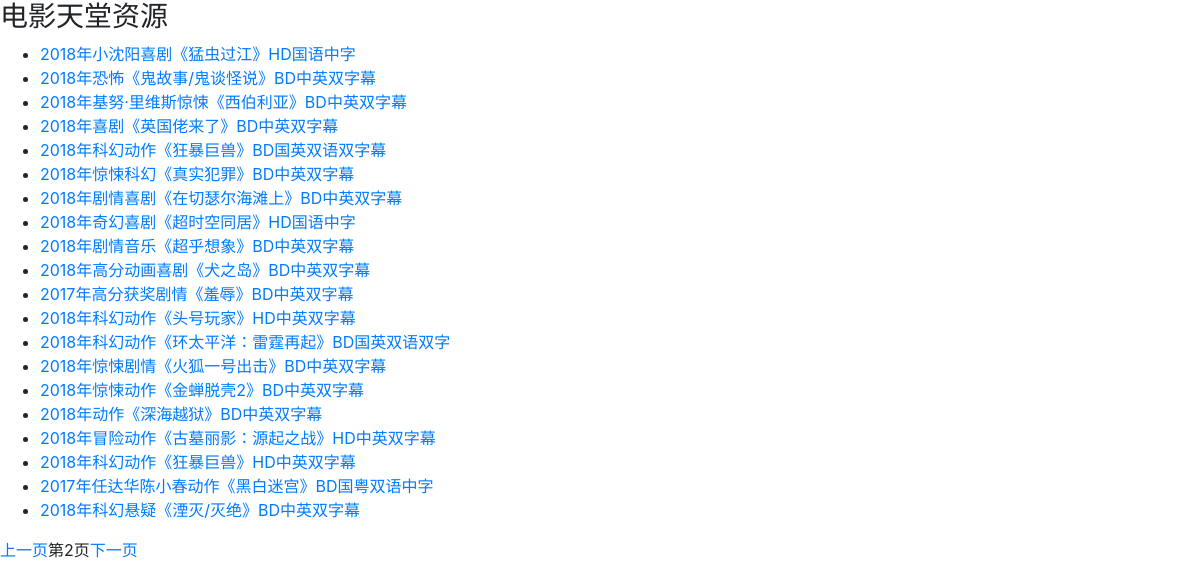
Screenshot of /?page=2 with the database file from the repository.
### thunder/models.py (models this page shows)
class DyttItem(models.Model):
    title = models.CharField(max_length=100)
    film_name = models.CharField(max_length=100)
    publish_time = models.CharField(max_length=50)
    full_name = models.CharField(max_length=150)
    trans_name = models.CharField(max_length=100)
    english_name = models.CharField(max_length=30)
    decade = models.CharField(max_length=20)
    country = models.CharField(max_length=50)
    film_type = models.CharField(max_length=50)
    language = models.CharField(max_length=50)
    subtitles = models.CharField(max_length=50)
    IMDB_score = models.CharField(max_length=30)
    douban_score = models.CharField(max_length=30)
    director = models.CharField(max_length=100)
    format = models.CharField(max_length=30)
    resolution = models.CharField(max_length=30)
    size = models.CharField(max_length=20)
    duration = models.CharField(max_length=20)
    actor = models.CharField(max_length=300)
    magnet_link = models.CharField(max_length=100)
    thunder_link = models.CharField(max_length=100)
    image_link = models.CharField(max_length=100)
    introduction = models.CharField(max_length=500)

### thunder/views.py (the view)
# urls.py: path(r'',views.index,name="index"),
def index(request):
    film_all = get_list_or_404(DyttItem)
    p = Paginator(film_all,20)
    page = request.GET.get("page")
    try:
        film_list = p.page(page)
    except PageNotAnInteger:
        film_list = p.page(1)
    except EmptyPage:
        film_list = p.page(p.num_pages)
    return render(request,'thunder/index.html',{"film_list":film_list})

### thunder/templates/thunder/index.html (shortened to what this page needs)
<!DOCTYPE html>
<html lang="en">
    <link rel="stylesheet" href="https://stackpath.bootstrapcdn.com/bootstrap/4.1.1/css/bootstrap.min.css">
<head>
</head>
<body>
    <h3>电影天堂资源</h3>
    <div>
        {% if film_list %}
            <ul>
                {% for film in film_list %}
                <li>
                    <a href="{{ film.id }}" >{{ film.title }}</a>
                </li>
                {% endfor %}
            </ul>
        {% endif %}
    </div>
<div class="pagination">
    {% if film_list.has_previous %}
    <a href="?page={{ film_list.previous_page_number }}">上一页</a>
    {% endif %}
    <span class="current">
        第{{ film_list.number }}页
    </span>
    {% if film_list.has_next %}
    <a href="?page={{ film_list.next_page_number }}">下一页</a>
    {% endif %}
</body>
</html>

### rows the page displays
DyttItem: title "2018年小沈阳喜剧《猛虫过江》HD国语中字"
DyttItem: title "2018年恐怖《鬼故事/鬼谈怪说》BD中英双字幕"
DyttItem: title "2018年基努·里维斯惊悚《西伯利亚》BD中英双字幕"
DyttItem: title "2018年喜剧《英国佬来了》BD中英双字幕"
DyttItem: title "2018年科幻动作《狂暴巨兽》BD国英双语双字幕"
DyttItem: title "2018年惊悚科幻《真实犯罪》BD中英双字幕"
DyttItem: title "2018年剧情喜剧《在切瑟尔海滩上》BD中英双字幕"
DyttItem: title "2018年奇幻喜剧《超时空同居》HD国语中字"
DyttItem: title "2018年剧情音乐《超乎想象》BD中英双字幕"
DyttItem: title "2018年高分动画喜剧《犬之岛》BD中英双字幕"
DyttItem: title "2017年高分获奖剧情《羞辱》BD中英双字幕"
DyttItem: title "2018年科幻动作《头号玩家》HD中英双字幕"
DyttItem: title "2018年科幻动作《环太平洋：雷霆再起》BD国英双语双字"
DyttItem: title "2018年惊悚剧情《火狐一号出击》BD中英双字幕"
DyttItem: title "2018年惊悚动作《金蝉脱壳2》BD中英双字幕"
DyttItem: title "2018年动作《深海越狱》BD中英双字幕"
DyttItem: title "2018年冒险动作《古墓丽影：源起之战》HD中英双字幕"
DyttItem: title "2018年科幻动作《狂暴巨兽》HD中英双字幕"
DyttItem: title "2017年任达华陈小春动作《黑白迷宫》BD国粤双语中字"
DyttItem: title "2018年科幻悬疑《湮灭/灭绝》BD中英双字幕"

### other values shown
{{ film_list.number }} "2"
